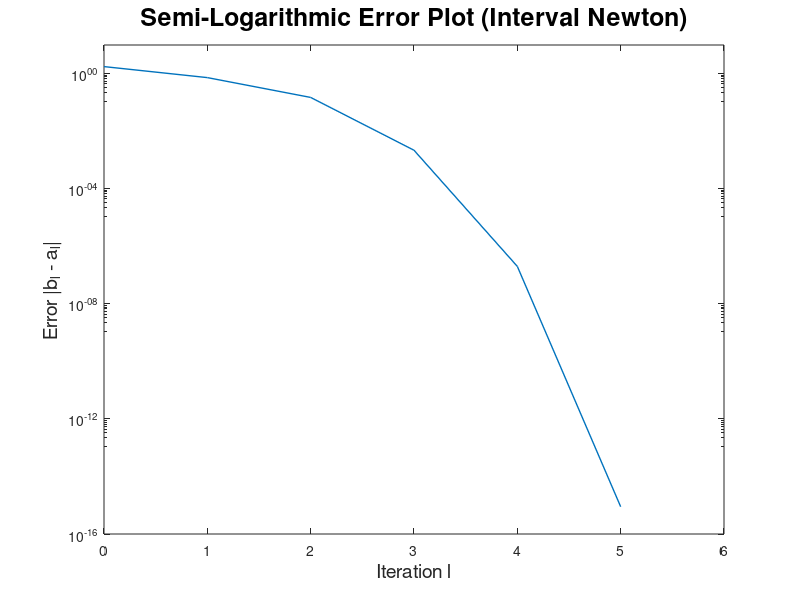

Here is the MATLAB script that generated this plot:
% Define the corresponding data set

X    =     [0.35 0.59 0.96 0.99 1.69...
            1.97 2.07 2.58 2.71 2.90...
            3.67 3.99 5.35 13.77 25.50]';

% s  = 1 (Weibull), s = -1 (inverse Weibull)

s    = -1;

% Define functions G_s, dG_s and H_s

G_s  = @(z) (1./z) + (s./length(X)).*sum(log(X)) - s.*sum(((X.^(s.*z))./(sum(X.^(s.*z)))).*log(X));
dG_s = @(z) - (1./(z.^2)) - (1./((sum(X.^(s.*z))).^2)).*((sum(log(X).*log(X).*(X.^(s.*z)))).*(sum(X.^(s.*z)))-((sum(log(X).*(X.^(s.*z)))).^2));
H_s  = @(z) sum(((X.^(s.*z))./(sum(X.^(s.*z)))).*log(X));

% Define initial Interval

a_init = 1/(log(max(X)) - (1./length(X)).*sum(log(X)));
b_init = min([1/(s*(H_s(a_init) - (1./length(X)).*sum(log(X)))) (length(X).*length(X)+sqrt((length(X)).^4+4.*(length(X)).^2))./(2*(max(log(X))-min(log(X))))]);

% Start the loop

N_max     = 20;
tolerance = 10^(-16);
N_points  = 100;

A      = zeros(1,(N_max+1));
B      = zeros(1,(N_max+1));

A(1)   = a_init;
B(1)   = b_init;

if(s == 1)
tic
  for j = 1:1:N_max
    m = (A(j) + B(j))/2;
    if(G_s(m) == 0)
      A(j + 1) = m;
      B(j + 1) = m;
      break
    elseif(G_s(m) < 0)
      A(j + 1) = max([A(j) (m - G_s(m)./(max(dG_s(A(j):(B(j)-A(j))/N_points:B(j)))) )]);
      B(j + 1) = min([B(j) (m - G_s(m)./(min(dG_s(A(j):(B(j)-A(j))/N_points:B(j)))) )]);
    elseif(G_s(m) > 0)
      A(j + 1) = max([A(j) (m - G_s(m)./(min(dG_s(A(j):(B(j)-A(j))/N_points:B(j)))) )]);
      B(j + 1) = min([B(j) (m - G_s(m)./(max(dG_s(A(j):(B(j)-A(j))/N_points:B(j)))) )]);
    endif

    if(B(j+1) - A(j+1) < tolerance)
      break
    endif
  endfor
toc
endif

if(s == -1)
tic
  for j = 1:1:N_max
    m = (A(j) + B(j))/2;
    if(G_s(m) == 0)
      A(j + 1) = m;
      B(j + 1) = m;
      break
    elseif(G_s(m) < 0)
      A(j + 1) = max([A(j) (m - G_s(m)./(max(dG_s(A(j):(B(j)-A(j))/N_points:B(j)))) )]);
      B(j + 1) = min([B(j) (m - G_s(m)./(min(dG_s(A(j):(B(j)-A(j))/N_points:B(j)))) )]);
    elseif(G_s(m) > 0)
      A(j + 1) = max([A(j) (m - G_s(m)./(min(dG_s(A(j):(B(j)-A(j))/N_points:B(j)))) )]);
      B(j + 1) = min([B(j) (m - G_s(m)./(max(dG_s(A(j):(B(j)-A(j))/N_points:B(j)))) )]);
    endif

    if(B(j+1) - A(j+1) < tolerance)
      break
    endif

  endfor
toc
endif

z_sought = (B(j+1) + A(j+1))/2;

figure(3)
semilogy(0:1:j,(B(1:1:j+1)-A(1:1:j+1)),'linewidth',1.0)
title('Semi-Logarithmic Error Plot (Interval Newton)','fontsize',18)
yticks([10^0 10^(-4) 10^(-8) 10^(-12) 10^(-16)])
xlabel('Iteration l','fontsize',14,'interpreter','tex')
ylabel('Error |b_{l} - a_{l}|','fontsize',14,'interpreter','tex')
